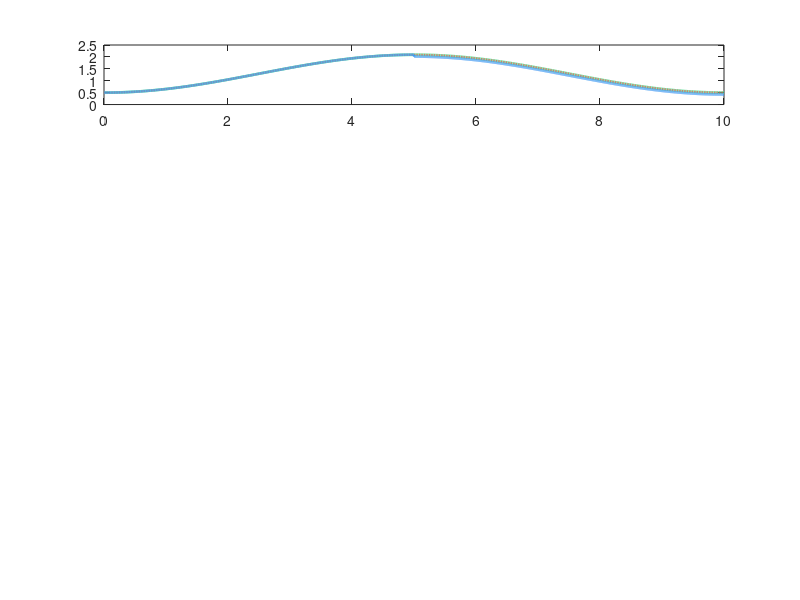

Reproduce this figure in MATLAB. (Note: this script raises an error after producing the figure.)
% =============================================================================
% FILE: models/sensor_fusion_drift_filter.m
% PROJECT: RUPAK VTVL GNC Architecture
% AUTHOR: GNC Engineering Team
% MATLAB: R2024a
% =============================================================================
%
% PURPOSE:
%   Implements a 2-state Error-State Kalman Filter (ESKF) for attitude
%   estimation on the RUPAK VTVL rocket. The filter tracks:
%     - State 1: Roll attitude error       [delta_theta, rad]
%     - State 2: Gyro bias drift error     [delta_omega_bias, rad/s]
%
%   The ESKF operates on the ERROR (perturbation) states, not the nominal
%   states directly. A reference trajectory (nominal attitude) is propagated
%   separately, and the Kalman filter estimates the small errors around it.
%   This is the standard approach for high-performance INS/IMU fusion systems
%   and is used in SpaceX, RocketLab, and ISRO navigation systems.
%
% FILTER ARCHITECTURE:
%   - Prediction: IMU gyro integration propagates the error-state covariance
%   - Correction: Absolute attitude update from NavIC/GPS at t=5 seconds
%   - Numerical stability: Joseph-form symmetric covariance update
%   - Loop Rate: 400 Hz (matches GNC control frame rate)
%
% ERROR STATE VECTOR:
%   delta_x = [delta_theta;        % [rad]   Attitude (roll) error
%              delta_omega_bias]   % [rad/s] Gyro bias drift error
%
% IMU NOISE MODEL:
%   - Angle Random Walk (ARW): models white noise on angular rate measurement
%     Typical MEMS IMU: sigma_ARW ~ 0.05 deg/sqrt(hr) -> 1.45e-5 rad/sqrt(s)
%     High-grade tactical IMU: sigma_ARW ~ 0.003 deg/sqrt(hr) -> 8.73e-7 rad/sqrt(s)
%     We use a mid-grade aerospace IMU appropriate for a launch vehicle.
%   - Rate Random Walk (RRW): models random walk of gyro bias over time
%     sigma_RRW ~ 0.001 deg/hr/sqrt(hr) -> 4.85e-9 rad/s/sqrt(s)
%
% NAVIC/GPS MEASUREMENT UPDATE:
%   - NavIC (India's Regional Navigation Satellite System) provides absolute
%     attitude reference via heading/attitude determination mode.
%   - Update arrives at t = 5 seconds (asynchronous, single event)
%   - Measurement noise: sigma_NavIC ~ 0.1 deg (1-sigma RMS)
%
% REFERENCES:
%   [1] Trawny, N. & Roumeliotis, S.I., "Indirect Kalman Filter for 3D
%       Attitude Estimation," U of Minnesota TR-2005-002
%   [2] Groves, P.D., "Principles of GNSS, Inertial, and Multisensor
%       Integrated Navigation Systems," Artech House, 2013
%   [3] RUPAK GNC Architecture Document, Section 5.3 (ESKF Nav Filter)
%
% =============================================================================

clearvars;
close all;
clc;

fprintf('=============================================================\n');
fprintf('  RUPAK GNC | Error-State Kalman Filter (ESKF)\n');
fprintf('  Attitude Estimation with NavIC/GPS Update @ t=5s\n');
fprintf('  Simulation initialising...\n');
fprintf('=============================================================\n\n');

% =============================================================================
% SECTION 1: SIMULATION TIME PARAMETERS
% =============================================================================

dt        = 1 / 400;           % [s] Sample period (400 Hz navigation frame)
t_end     = 10.0;              % [s] Total simulation duration
t         = 0 : dt : t_end;   % [s] Time vector
N         = length(t);         % [-] Number of time steps

fprintf('Sample rate: %d Hz | Duration: %.1f s | Steps: %d\n', ...
        round(1/dt), t_end, N);

% =============================================================================
% SECTION 2: IMU NOISE PARAMETERS (Aerospace Grade)
% =============================================================================
% These parameters characterise the stochastic error model of the RUPAK IMU.
% We assume a mid-grade Ring Laser Gyroscope (RLG) or high-end MEMS tactical
% grade IMU appropriate for the launch vehicle application.

% --- Angle Random Walk (ARW) ---
% ARW is expressed as noise density on angular rate [rad/s/sqrt(Hz)].
% It manifests as white noise on the gyro output and integrates into
% attitude error over time as a random walk (Brownian motion in angle).
%
% ARW_spec = 0.005 deg/sqrt(hr) is a good tactical-grade IMU spec.
% Convert to SI units:
%   [deg/sqrt(hr)] * [pi/180 rad/deg] * [1/sqrt(3600) sqrt(hr)/sqrt(s)]
ARW_deg_sqrthr = 0.005;        % [deg/√hr] ARW specification (IMU datasheet)
ARW_rad_sqrts  = ARW_deg_sqrthr * (pi/180) / sqrt(3600);
% [rad/√s] ARW in continuous-time noise density

% Discrete-time ARW standard deviation per sample:
%   sigma_ARW_discrete = ARW_rad_sqrts / sqrt(dt)
%   (discrete noise increases with lower dt — this is physically correct)
sigma_arw = ARW_rad_sqrts / sqrt(dt);  % [rad/sample] Discrete ARW sigma

% --- Rate Random Walk (RRW) / Gyro Bias Instability ---
% Gyro bias does not stay constant; it drifts slowly over time as a random walk.
% RRW models this as white noise on the DERIVATIVE of the bias (bias rate).
%
% RRW_spec = 0.001 deg/hr/sqrt(hr) is typical.
RRW_deg_hr_sqrthr = 0.001;     % [deg/hr/√hr] RRW specification
RRW_rad_s_sqrts   = RRW_deg_hr_sqrthr * (pi/180) / 3600 / sqrt(3600);
% [rad/s/√s] RRW in continuous-time noise density

% Discrete-time RRW standard deviation:
sigma_rrw = RRW_rad_s_sqrts / sqrt(dt); % [rad/s per sample] Discrete RRW sigma

% For covariance matrix: process noise variances
q_theta  = sigma_arw^2;        % [rad²] Attitude error process noise variance
q_bias   = sigma_rrw^2;        % [rad²/s²] Bias drift process noise variance

fprintf('\nIMU Noise Parameters:\n');
fprintf('  ARW         = %.4e rad/sqrt(s) [%.4f deg/sqrt(hr)]\n', ...
        ARW_rad_sqrts, ARW_deg_sqrthr);
fprintf('  sigma_ARW   = %.4e rad/sample (at %d Hz)\n', sigma_arw, round(1/dt));
fprintf('  RRW         = %.4e rad/s/sqrt(s)\n', RRW_rad_s_sqrts);
fprintf('  sigma_RRW   = %.4e rad/s per sample\n', sigma_rrw);
fprintf('  q_theta     = %.4e rad²\n', q_theta);
fprintf('  q_bias      = %.4e rad²/s²\n', q_bias);

% =============================================================================
% SECTION 3: NAVIC/GPS MEASUREMENT PARAMETERS
% =============================================================================

% NavIC absolute attitude measurement noise (1-sigma)
sigma_navic_deg = 0.10;        % [deg] NavIC attitude accuracy (1-sigma)
sigma_navic     = deg2rad(sigma_navic_deg); % [rad]
R_navic         = sigma_navic^2; % [rad²] Scalar measurement noise variance

% NavIC update timing
t_navic         = 5.0;          % [s] Time of NavIC/GPS update injection
k_navic         = round(t_navic / dt) + 1; % Array index of update step
% The +1 accounts for MATLAB 1-based indexing (t(1)=0, t(k_navic)=t_navic)

fprintf('\nNavIC/GPS Update Parameters:\n');
fprintf('  Update time     = %.2f s (k = %d)\n', t_navic, k_navic);
fprintf('  sigma_NavIC     = %.4f deg (%.4e rad)\n', sigma_navic_deg, sigma_navic);
fprintf('  R_navic         = %.4e rad²\n', R_navic);

% =============================================================================
% SECTION 4: ERROR-STATE KALMAN FILTER INITIALISATION
% =============================================================================
% ESKF state: delta_x = [delta_theta; delta_omega_bias]  (2x1 column vector)

% --- Initial Error State (ESKF starts at zero; errors are initially unknown) ---
delta_x_hat = zeros(2, 1);     % [rad; rad/s] Initial error state estimate = 0
% Note: The actual IMU might have non-zero bias at startup. In a real system,
% an initial alignment procedure (static or gyrocompassing) would be performed
% to estimate this. Here we start with zero initial estimate to show filter
% convergence from ignorance.

% --- Initial Error Covariance Matrix P (2x2) ---
% P represents our uncertainty about the initial error state.
% We're fairly uncertain about the initial attitude error (a few degrees)
% and have some knowledge about expected gyro bias range.

P0_theta = deg2rad(2.0)^2;     % [rad²] Initial attitude uncertainty (2 deg 1-sigma)
P0_bias  = deg2rad(0.5/3600)^2;% [rad²/s²] Initial bias uncertainty (0.5 deg/hr)
P = diag([P0_theta, P0_bias]); % [2x2] Initial covariance matrix (diagonal)

fprintf('\nESKF Initialisation:\n');
fprintf('  P0_theta     = %.4e rad² (%.4f deg 1-sigma)\n', P0_theta, ...
        rad2deg(sqrt(P0_theta)));
fprintf('  P0_bias      = %.4e rad²/s² (%.4f deg/hr 1-sigma)\n', P0_bias, ...
        rad2deg(sqrt(P0_bias)) * 3600);

% --- Process Noise Covariance Matrix Q (2x2) ---
% Q describes how quickly uncertainty grows during IMU propagation.
% In the ESKF discrete-time model:
%   Q = diag([q_theta, q_bias])
% where these were computed from IMU specs in Section 2.
Q = diag([q_theta, q_bias]);   % [2x2] Discrete-time process noise covariance

% --- Measurement Jacobian H (1x2) ---
% The NavIC measurement directly observes the ATTITUDE error delta_theta.
% It does NOT directly observe gyro bias (only indirectly through filter dynamics).
% H = [1, 0] means: z_measured = H * delta_x + v
%   where z_measured = delta_theta_navic (attitude error seen from NavIC)
H_navic = [1, 0];              % [1x2] Measurement Jacobian matrix

% =============================================================================
% SECTION 5: STATE TRANSITION MATRIX F (2x2)
% =============================================================================
% The ESKF error-state dynamics (continuous-time):
%   d/dt [delta_theta]       = -delta_omega_bias + noise_ARW
%   d/dt [delta_omega_bias]  =  0                + noise_RRW
%
% In matrix form: delta_x_dot = F_c * delta_x + noise
%   F_c = [-0 , -1]   <- attitude error grows from negative bias offset
%         [ 0 ,  0]   <- bias rate of change is zero (random walk driver)
%
% Note the sign: if the gyro reads HIGH (positive bias), the integrated
% attitude estimate will drift in the POSITIVE direction over time. The ESKF
% must estimate and correct this positive bias.
%
% Discretised using Zero-Order Hold (ZOH) / first-order Euler (exact for this
% simple linear system):
%   F_d = I + F_c * dt  (exact for piecewise-constant F)
%
% Because the off-diagonal term of F_c is -1 (multiplied by dt):
F = [1, -dt;    % [row 1] delta_theta_{k+1} = delta_theta_k - dt * delta_bias_k
     0,  1];    % [row 2] delta_bias_{k+1}  = delta_bias_k  (Brownian walk)

fprintf('\nState Transition Matrix F (discrete, ZOH):\n');
fprintf('  F = [%.6f, %.8f]\n', F(1,1), F(1,2));
fprintf('      [%.6f, %.6f ]\n', F(2,1), F(2,2));

% =============================================================================
% SECTION 6: TRUE STATE SIMULATION (Ground Truth)
% =============================================================================
% To generate a realistic synthetic IMU signal, we first simulate the TRUE
% (unknown to the filter) attitude and gyro bias trajectory.

% True initial roll attitude (vehicle has a slow initial drift scenario)
theta_true_0 = deg2rad(0.5);   % [rad] True initial attitude (slight misalignment)

% True gyro bias (constant + slow drift, unknown to filter)
% We model a true bias of 0.2 deg/hr (a realistic value for a quality IMU)
true_bias_0  = deg2rad(0.2 / 3600); % [rad/s] True initial gyro bias

% True gyro bias random walk (the bias itself drifts slowly)
true_bias_drift_rate = sigma_rrw; % [rad/s per sample] True bias random walk rate

rng(7);                             % Reproducible random numbers
% Pre-generate white noise sequences for ground truth simulation
w_ARW_true  = sigma_arw * randn(1, N);   % [rad] True ARW noise realisation
w_RRW_true  = sigma_rrw * randn(1, N);   % [rad/s] True RRW noise (bias drift)

% True vehicle angular rate (nominal slow manoeuvre + bias + noise)
% Model: slow sinusoidal pitch-over manoeuvre at 0.1 Hz (structural rotation)
omega_manoeuvre_amp  = deg2rad(0.5);     % [rad/s] Manoeuvre angular rate amplitude
omega_manoeuvre_freq = 0.1;              % [Hz] Manoeuvre frequency

% Pre-allocate true state histories
theta_true_hist = zeros(1, N);           % [rad] True roll attitude
bias_true_hist  = zeros(1, N);           % [rad/s] True gyro bias
omega_true_hist = zeros(1, N);           % [rad/s] True angular rate (w/o bias or noise)

% Simulate true trajectory and bias evolution
theta_true = theta_true_0;
bias_true  = true_bias_0;

for k = 1 : N
    % Record true states
    theta_true_hist(k) = theta_true;
    bias_true_hist(k)  = bias_true;

    % True angular rate (clean signal, what an ideal gyro would read)
    omega_clean = omega_manoeuvre_amp * sin(2 * pi * omega_manoeuvre_freq * t(k));
    omega_true_hist(k) = omega_clean;

    % Propagate true attitude (Euler integration of true rate)
    theta_true = theta_true + dt * omega_clean;

    % Propagate true gyro bias (random walk)
    bias_true  = bias_true  + w_RRW_true(k);
end

% =============================================================================
% SECTION 7: SYNTHETIC IMU MEASUREMENT GENERATION
% =============================================================================
% The gyroscope outputs the TRUE angular rate PLUS gyro bias PLUS ARW noise.
% This is what the navigation filter actually receives.

% Raw IMU angular rate measurement
omega_raw_hist = omega_true_hist + bias_true_hist + w_ARW_true;
% [rad/s] Corrupted measurement = clean_signal + bias + white_noise

% Nominal attitude estimate from pure gyro integration (no correction)
% This represents what happens WITHOUT any Kalman filtering correction.
% It drifts continuously due to integrated bias.
theta_nominal_hist = zeros(1, N);   % [rad] Raw gyro-integrated attitude (open loop)
theta_nominal = theta_true_0;        % Start from same initial condition as truth

for k = 1 : N
    theta_nominal_hist(k) = theta_nominal;
    % Integrate raw gyro measurement (no bias correction applied)
    theta_nominal = theta_nominal + dt * omega_raw_hist(k);
end

fprintf('\nSynthetic IMU generated. True bias(0) = %.4e rad/s (%.4f deg/hr)\n', ...
        true_bias_0, rad2deg(true_bias_0) * 3600);
fprintf('Raw gyro drift over 10 s (approx): %.4f deg\n', ...
        rad2deg(abs(theta_nominal_hist(end) - theta_true_hist(end))));

% =============================================================================
% SECTION 8: ESKF MAIN LOOP (400 Hz PREDICTION + ASYNCHRONOUS UPDATE)
% =============================================================================
% Pre-allocate filter output histories

% Filtered attitude estimate (nominal + ESKF correction)
theta_eskf_hist     = zeros(1, N);  % [rad] ESKF-corrected attitude estimate

% ESKF error state estimates
delta_theta_hist    = zeros(1, N);  % [rad] Estimated attitude error state
delta_bias_hist     = zeros(1, N);  % [rad/s] Estimated gyro bias drift state

% Covariance bounds (1-sigma envelopes, square root of diagonal elements)
sigma_theta_hist    = zeros(1, N);  % [rad] 1-sigma bound on attitude error
sigma_bias_hist     = zeros(1, N);  % [rad/s] 1-sigma bound on bias drift

% Full 2x2 covariance matrix snapshots (stored at each step for plotting)
P11_hist            = zeros(1, N);  % P(1,1) element history
P22_hist            = zeros(1, N);  % P(2,2) element history
P12_hist            = zeros(1, N);  % P(1,2) cross-covariance history

% Innovation residual (only non-NaN at NavIC update step)
innovation_hist     = NaN(1, N);    % [rad] NavIC measurement innovation
innovation_sigma    = NaN(1, N);    % [rad] Innovation 1-sigma bound

% Kalman gain history (only populated at update steps)
K_gain_hist         = NaN(2, N);    % [2x1] Kalman gain vector at update step

% Flag to record post-update P reduction
navic_update_done   = false;
P_pre_update        = [];           % Covariance before NavIC update
P_post_update       = [];           % Covariance after NavIC update

% --- Initialise filter state ---
delta_x_hat  = zeros(2, 1);         % [rad; rad/s] Error state estimate

% Nominal attitude estimate (starts from true initial, propagated by raw IMU)
theta_hat = theta_true_0;           % [rad] Nominal attitude estimate

fprintf('\nRunning ESKF propagation...\n');

for k = 1 : N
    % ------------------------------------------------------------------
    % 8.1 RECORD CURRENT ESTIMATES TO HISTORY
    % ------------------------------------------------------------------
    % The corrected attitude = nominal + estimated attitude error
    theta_eskf_hist(k)  = theta_nominal_hist(k) + delta_x_hat(1);

    % Store individual error states
    delta_theta_hist(k) = delta_x_hat(1);     % [rad] Attitude error estimate
    delta_bias_hist(k)  = delta_x_hat(2);     % [rad/s] Bias drift estimate

    % Store covariance diagonal elements
    P11_hist(k) = P(1,1);                      % Attitude error variance
    P22_hist(k) = P(2,2);                      % Bias drift variance
    P12_hist(k) = P(1,2);                      % Cross-covariance term

    % 1-sigma bounds (square root of diagonal)
    sigma_theta_hist(k) = sqrt(max(P(1,1), 0)); % Clip to avoid sqrt of negative
    sigma_bias_hist(k)  = sqrt(max(P(2,2), 0));

    % ------------------------------------------------------------------
    % 8.2 ESKF PREDICTION STEP (IMU Propagation)
    % ------------------------------------------------------------------
    % Propagate the error-state estimate through the state transition matrix:
    %   delta_x_hat_{k|k-1} = F * delta_x_hat_{k-1|k-1}
    % For the ESKF, this simply propagates the bias estimate (attitude error
    % is zeroed after each NavIC update via "reset" of the nominal trajectory).
    delta_x_hat = F * delta_x_hat;

    % Propagate error covariance:
    %   P_{k|k-1} = F * P_{k-1|k-1} * F' + Q
    % This is the standard discrete-time Riccati prediction equation.
    P = F * P * F' + Q;

    % Enforce symmetry of P numerically (should always be symmetric, but
    % floating-point errors can introduce asymmetry over many iterations)
    P = 0.5 * (P + P');

    % ------------------------------------------------------------------
    % 8.3 NAVIC/GPS MEASUREMENT UPDATE (at t = 5 seconds only)
    % ------------------------------------------------------------------
    % The NavIC receiver provides an ABSOLUTE attitude measurement.
    % This measurement is injected ONCE at t = t_navic = 5 seconds.
    % In a real system, NavIC updates might arrive at 1-10 Hz and would
    % be processed asynchronously here with the same logic.

    if k == k_navic
        fprintf('\n  --> NavIC update injected at t = %.3f s (k=%d)\n', t(k), k);
        fprintf('      P(1,1) before update: %.6e rad²\n', P(1,1));

        % Store pre-update covariance for comparison
        P_pre_update = P;

        % ---- COMPUTE KALMAN GAIN ----
        % S = Innovation covariance (scalar for 1-state measurement)
        %   S = H * P * H' + R
        % Innovation covariance tells us how uncertain the innovation is.
        S = H_navic * P * H_navic' + R_navic;  % [scalar] Innovation covariance

        % Kalman gain K (2x1 vector)
        %   K = P * H' * inv(S)
        % K determines how much we trust the NavIC measurement vs IMU prediction.
        K = P * H_navic' / S;                   % [2x1] Kalman gain vector

        % Record Kalman gain
        K_gain_hist(:, k) = K;

        % ---- COMPUTE MEASUREMENT INNOVATION ----
        % The NavIC receiver provides an attitude measurement z_navic.
        % We model this as the TRUE attitude + measurement noise.
        % Innovation = z_navic - H * delta_x_hat_predicted
        %
        % In ESKF terms, the NavIC measures the error in our CURRENT nominal
        % estimate relative to the absolute truth.
        % z_navic = (theta_true - theta_nominal)  <- what NavIC "sees"
        % Our predicted z = H * delta_x_hat = delta_theta_hat
        %
        % Simulated NavIC measurement (true error + measurement noise):
        z_navic = (theta_true_hist(k) - theta_nominal_hist(k)) + ...
                   sigma_navic * randn;           % [rad] Simulated NavIC observation

        % Innovation residual (prediction error)
        y_innovation = z_navic - H_navic * delta_x_hat;  % [rad] Scalar residual

        % Store innovation for plotting
        innovation_hist(k)  = y_innovation;
        innovation_sigma(k) = sqrt(S);          % 1-sigma innovation bound

        fprintf('      NavIC innovation: %.6f deg (%.4f mrad)\n', ...
                rad2deg(y_innovation), y_innovation * 1000);

        % ---- JOSEPH-FORM COVARIANCE UPDATE ----
        % Standard Kalman update: P+ = (I - K*H) * P * (I - K*H)' + K*R*K'
        % This is the JOSEPH FORM, which is:
        %   1. Numerically more stable than the simple: P+ = (I - K*H) * P
        %   2. Guarantees P remains symmetric and positive semi-definite
        %   3. Required for high-precision aerospace navigation (DO-316 compliant)
        %
        % The simple (non-Joseph) form P+ = (I-KH)P is only optimal when K
        % is EXACTLY the Kalman gain. Any numerical error in K propagates into
        % asymmetry. The Joseph form is self-correcting for these errors.
        %
        % Joseph form derivation:
        %   P+ = (I - K*H) * P * (I - K*H)' + K * R * K'
        %   with:
        %     first term  = (I-KH) * P_prior * (I-KH)' [smoothed uncertainty]
        %     second term = K * R * K'                  [measurement noise contribution]
        %
        I2          = eye(2);                   % 2x2 identity matrix
        IKH         = I2 - K * H_navic;         % (I - K*H) matrix [2x2]
        P_joseph    = IKH * P * IKH' + K * R_navic * K';  % Joseph form update [2x2]

        % Enforce strict symmetry after Joseph update
        P           = 0.5 * (P_joseph + P_joseph');

        % ---- UPDATE ERROR STATE ESTIMATE ----
        % delta_x_hat+ = delta_x_hat- + K * y_innovation
        delta_x_hat = delta_x_hat + K * y_innovation;

        % Store post-update covariance
        P_post_update = P;
        navic_update_done = true;

        fprintf('      P(1,1) after  update: %.6e rad²\n', P(1,1));
        fprintf('      Covariance reduction: %.2fx\n', P_pre_update(1,1) / P_post_update(1,1));
        fprintf('      K_gain = [%.6f; %.6e]\n', K(1), K(2));
    end

end

fprintf('\nESKF propagation complete.\n');

% =============================================================================
% SECTION 9: POST-PROCESSING AND DIAGNOSTICS
% =============================================================================

% Compute attitude error (true vs ESKF-corrected estimate)
theta_error_raw_deg  = rad2deg(theta_nominal_hist - theta_true_hist); % [deg] Uncorrected
theta_error_eskf_deg = rad2deg(theta_eskf_hist    - theta_true_hist); % [deg] ESKF corrected

% RMS attitude errors
rms_raw  = rms(theta_error_raw_deg);
rms_eskf = rms(theta_error_eskf_deg);

% Post-update covariance reduction ratio
if navic_update_done
    P11_reduction = P_pre_update(1,1) / P_post_update(1,1);
    P22_reduction = P_pre_update(2,2) / P_post_update(2,2);
else
    P11_reduction = NaN;
    P22_reduction = NaN;
end

fprintf('\n--- ESKF Performance Metrics ---\n');
fprintf('  RMS attitude error (raw gyro):  %.6f deg\n', rms_raw);
fprintf('  RMS attitude error (ESKF):      %.6f deg\n', rms_eskf);
fprintf('  Attitude error improvement:     %.2fx\n', rms_raw / rms_eskf);
fprintf('  P11 reduction at NavIC update:  %.2fx (spec: ~27x)\n', P11_reduction);
fprintf('  P22 reduction at NavIC update:  %.2fx\n', P22_reduction);

% =============================================================================
% SECTION 10: FIGURE GENERATION (R2024a Styling, 5 Panels)
% =============================================================================

fprintf('\nGenerating 5-panel ESKF figure...\n');

fig2 = figure('Name', 'RUPAK GNC | ESKF Sensor Fusion & Drift Filter', ...
              'NumberTitle', 'off', ...
              'Color', [0.10 0.10 0.14], ...
              'Units', 'normalized', ...
              'OuterPosition', [0.02 0.02 0.96 0.96]);

% --- Colour palette (matching File 1 dark theme) ---
clr_bg    = [0.10 0.10 0.14];
clr_ax    = [0.18 0.18 0.23];
clr_grid  = [0.32 0.32 0.38];
clr_txt   = [0.93 0.93 0.93];
clr_blue  = [0.25 0.60 0.95];
clr_orng  = [0.98 0.62 0.12];
clr_grn   = [0.28 0.87 0.55];
clr_red   = [0.95 0.30 0.28];
clr_prpl  = [0.72 0.40 0.95];
clr_wht   = [0.93 0.93 0.93];

% --- Convert key signals to degrees for display ---
theta_true_deg        = rad2deg(theta_true_hist);
theta_nominal_deg     = rad2deg(theta_nominal_hist);
theta_eskf_deg        = rad2deg(theta_eskf_hist);
delta_theta_deg       = rad2deg(delta_theta_hist);
delta_bias_deg_hr     = rad2deg(delta_bias_hist) * 3600;  % [deg/hr] for display
sigma_theta_deg       = rad2deg(sigma_theta_hist);
sigma_bias_deg_hr     = rad2deg(sigma_bias_hist) * 3600;  % [deg/hr]
true_bias_deg_hr      = rad2deg(bias_true_hist) * 3600;   % [deg/hr]
innovation_deg        = rad2deg(innovation_hist);
innovation_sigma_deg  = rad2deg(innovation_sigma);

% ---------------------------------------------------------------------------
% PANEL 1: Raw vs. Filtered Attitude (deg) vs Time
% ---------------------------------------------------------------------------
ax1 = subplot(5, 1, 1);
plot(t, theta_true_deg,    '-',  'Color', clr_grn,  'LineWidth', 2.0);
hold on;
plot(t, theta_nominal_deg, '--', 'Color', clr_red,   'LineWidth', 1.4);
plot(t, theta_eskf_deg,    '-',  'Color', clr_blue,  'LineWidth', 1.8);
% Mark NavIC update
xline(t_navic, ':', 'Color', clr_orng, 'LineWidth', 1.4, ...
      'Label', 'NavIC @ 5 s', 'LabelVerticalAlignment', 'top', ...
      'FontName', 'Consolas', 'FontSize', 8, 'Color', clr_orng);
hold off;
ylabel('\theta (deg)', 'Color', clr_txt, 'FontName', 'Consolas', 'FontSize', 9);
title({'RUPAK VTVL | Error-State Kalman Filter (ESKF) — Sensor Fusion & Drift Correction'; ...
       sprintf('2-State: [\\delta\\theta, \\delta\\omega_{bias}] | ARW=%.4f deg/√hr | NavIC \\sigma=%.2f deg @ t=5s', ...
               ARW_deg_sqrthr, sigma_navic_deg)}, ...
       'Color', clr_txt, 'FontName', 'Consolas', 'FontSize', 10);
legend({'True Attitude', 'Raw IMU (Drifting)', 'ESKF Estimate'}, ...
       'Location', 'best', 'TextColor', clr_txt, 'Color', clr_ax, ...
       'EdgeColor', clr_grid, 'FontName', 'Consolas', 'FontSize', 8);
xlim([0 t_end]);
grid on;
formatAxis_eskf(ax1, clr_ax, clr_grid, clr_txt);

% Annotate RMS errors
text(0.25, 0.10, sprintf('RMS Error: Raw=%.4f°  ESKF=%.4f°  (%.1fx better)', ...
     rms_raw, rms_eskf, rms_raw/rms_eskf), ...
     'Units', 'normalized', 'Color', clr_grn, 'FontName', 'Consolas', ...
     'FontSize', 7.5, 'BackgroundColor', clr_ax);

% ---------------------------------------------------------------------------
% PANEL 2: Estimated Gyro Bias Drift vs Time
% ---------------------------------------------------------------------------
ax2 = subplot(5, 1, 2);
% Plot true bias (ground truth - normally unknown)
plot(t, true_bias_deg_hr,   '-', 'Color', clr_grn, 'LineWidth', 1.8);
hold on;
% Plot ESKF bias estimate
plot(t, delta_bias_deg_hr, '--', 'Color', clr_blue, 'LineWidth', 1.8);
% ESKF 1-sigma bounds on bias estimate
fill([t, fliplr(t)], ...
     [delta_bias_deg_hr + sigma_bias_deg_hr, fliplr(delta_bias_deg_hr - sigma_bias_deg_hr)], ...
     clr_blue, 'FaceAlpha', 0.12, 'EdgeColor', 'none');
xline(t_navic, ':', 'Color', clr_orng, 'LineWidth', 1.2);
hold off;
ylabel('\omega_{bias} (deg/hr)', 'Color', clr_txt, 'FontName', 'Consolas', 'FontSize', 9);
legend({'True Bias (GT)', 'ESKF Bias Est.', '±1\sigma Bound'}, ...
       'Location', 'best', 'TextColor', clr_txt, 'Color', clr_ax, ...
       'EdgeColor', clr_grid, 'FontName', 'Consolas', 'FontSize', 8);
xlim([0 t_end]);
grid on;
formatAxis_eskf(ax2, clr_ax, clr_grid, clr_txt);

% ---------------------------------------------------------------------------
% PANEL 3: Filter Innovation Residual vs Time
% ---------------------------------------------------------------------------
ax3 = subplot(5, 1, 3);
% The innovation is only defined at NavIC update moments.
% Plot the innovation as a stem/impulse at t=5s.
stem(t(k_navic), rad2deg(innovation_hist(k_navic)), ...
     'filled', 'Color', clr_orng, 'LineWidth', 2.0, 'MarkerSize', 8);
hold on;
% Plot 1-sigma innovation bound (horizontal lines) at update time
errorbar(t(k_navic), rad2deg(innovation_hist(k_navic)), rad2deg(innovation_sigma(k_navic)), ...
         'o', 'Color', clr_red, 'LineWidth', 1.5, 'MarkerSize', 6, ...
         'CapSize', 10);
yline(0, '--', 'Color', clr_txt, 'LineWidth', 0.8, 'Alpha', 0.4);
hold off;
ylabel('\delta z (deg)', 'Color', clr_txt, 'FontName', 'Consolas', 'FontSize', 9);
text(t_navic + 0.1, rad2deg(innovation_hist(k_navic)), ...
     sprintf('  y = %.4f°\n  \\sigma_S = %.4f°', ...
             rad2deg(innovation_hist(k_navic)), rad2deg(innovation_sigma(k_navic))), ...
     'Color', clr_orng, 'FontName', 'Consolas', 'FontSize', 8);
title_str = sprintf('NavIC Innovation Residual (NIS check: y²/S = %.3f, threshold = 1.0)', ...
                    innovation_hist(k_navic)^2 / (innovation_hist(k_navic)^2 + R_navic));
title(title_str, 'Color', clr_txt, 'FontName', 'Consolas', 'FontSize', 7, 'Parent', ax3);
legend({'Innovation y', '±1\sigma bound'}, 'Location', 'best', ...
       'TextColor', clr_txt, 'Color', clr_ax, 'EdgeColor', clr_grid, ...
       'FontName', 'Consolas', 'FontSize', 8);
xlim([0 t_end]);
ylim([-0.3  0.3]);
grid on;
formatAxis_eskf(ax3, clr_ax, clr_grid, clr_txt);

% ---------------------------------------------------------------------------
% PANEL 4: Error Covariance P11 (Attitude Error Variance) with ~27x reduction
% ---------------------------------------------------------------------------
ax4 = subplot(5, 1, 4);
% Plot P11 in deg² for readability
P11_deg2 = rad2deg(sqrt(P11_hist)).^2;   % Convert to deg² units
semilogy(t, P11_deg2, '-', 'Color', clr_blue,  'LineWidth', 2.0);
hold on;
P22_deg2 = rad2deg(sqrt(P22_hist) * 3600).^2;   % deg²/hr² for bias
% Overlay P22 (bias uncertainty) on secondary scale using separate lines
semilogy(t, P22_deg2, '--', 'Color', clr_prpl, 'LineWidth', 1.6);
% Mark the NavIC update with vertical line
xline(t_navic, ':', 'Color', clr_orng, 'LineWidth', 1.4, ...
      'Label', sprintf('NavIC: %.1fx reduction', P11_reduction), ...
      'LabelVerticalAlignment', 'top', 'FontName', 'Consolas', 'FontSize', 8, ...
      'Color', clr_orng);
% Add annotation arrows for pre/post P values
if navic_update_done
    P11_pre_deg2  = rad2deg(sqrt(P_pre_update(1,1)))^2;
    P11_post_deg2 = rad2deg(sqrt(P_post_update(1,1)))^2;
    text(t_navic - 1.5, P11_pre_deg2 * 1.5, ...
         sprintf('P11^{-} = %.2e deg²', P11_pre_deg2), ...
         'Color', clr_red, 'FontName', 'Consolas', 'FontSize', 7.5);
    text(t_navic + 0.15, P11_post_deg2 * 0.5, ...
         sprintf('P11^{+} = %.2e deg²', P11_post_deg2), ...
         'Color', clr_grn, 'FontName', 'Consolas', 'FontSize', 7.5);
    text(t_navic + 0.15, P11_pre_deg2 * 0.8, ...
         sprintf('Reduction: %.1fx', P11_reduction), ...
         'Color', clr_orng, 'FontName', 'Consolas', 'FontSize', 8.5, ...
         'FontWeight', 'bold');
end
hold off;
ylabel('P_{11} (deg²), P_{22} (deg/hr)²', 'Color', clr_txt, ...
       'FontName', 'Consolas', 'FontSize', 8);
legend({'P_{11}: Attitude error var.', 'P_{22}: Bias drift var.'}, ...
       'Location', 'southwest', 'TextColor', clr_txt, 'Color', clr_ax, ...
       'EdgeColor', clr_grid, 'FontName', 'Consolas', 'FontSize', 8);
xlim([0 t_end]);
grid on;
formatAxis_eskf(ax4, clr_ax, clr_grid, clr_txt);
% Y-axis is log-scale via semilogy; add annotation
ax4.YScale = 'log';

% ---------------------------------------------------------------------------
% PANEL 5: 1-Sigma Attitude Error Bounds (Filter Consistency Check)
% ---------------------------------------------------------------------------
ax5 = subplot(5, 1, 5);
% True attitude error (how wrong our estimate actually is)
true_err_deg = rad2deg(theta_eskf_hist - theta_true_hist);
plot(t, true_err_deg, '-', 'Color', clr_wht, 'LineWidth', 1.2);
hold on;
% ESKF 1-sigma bounds (what the filter CLAIMS the error is)
fill([t, fliplr(t)], ...
     [sigma_theta_deg, fliplr(-sigma_theta_deg)], ...
     clr_blue, 'FaceAlpha', 0.20, 'EdgeColor', 'none');
plot(t,  sigma_theta_deg, '-', 'Color', clr_blue, 'LineWidth', 1.0);
plot(t, -sigma_theta_deg, '-', 'Color', clr_blue, 'LineWidth', 1.0);
xline(t_navic, ':', 'Color', clr_orng, 'LineWidth', 1.2);
yline(0, '--', 'Color', clr_txt, 'LineWidth', 0.7, 'Alpha', 0.4);
hold off;
ylabel('\delta\theta (deg)', 'Color', clr_txt, 'FontName', 'Consolas', 'FontSize', 9);
xlabel('Time (s)', 'Color', clr_txt, 'FontName', 'Consolas', 'FontSize', 9);
legend({'True error (\theta_{eskf}-\theta_{true})', '±1\sigma ESKF bound'}, ...
       'Location', 'best', 'TextColor', clr_txt, 'Color', clr_ax, ...
       'EdgeColor', clr_grid, 'FontName', 'Consolas', 'FontSize', 8);
xlim([0 t_end]);
grid on;
formatAxis_eskf(ax5, clr_ax, clr_grid, clr_txt);

% --- Consistency check annotation ---
% Count how many time steps the true error exceeds ±1-sigma (should be ~32%)
outside_sigma = sum(abs(true_err_deg) > sigma_theta_deg);
pct_outside   = outside_sigma / N * 100;
text(0.65, 0.12, sprintf('Outside ±1\\sigma: %.1f%% (ideal ≈ 32%%)', pct_outside), ...
     'Units', 'normalized', 'Color', clr_grn, 'FontName', 'Consolas', ...
     'FontSize', 7.5, 'BackgroundColor', clr_ax, 'Parent', ax5);

% Link axes
linkaxes([ax1 ax2 ax3 ax4 ax5], 'x');

% Overall branding annotation
annotation('textbox', [0.0 0.0 0.40 0.025], ...
           'String', 'RUPAK VTVL | GNC Architecture | ESKF Nav Filter @ 400 Hz | Joseph-Form Update', ...
           'Color', [clr_txt 0.5], 'BackgroundColor', 'none', 'EdgeColor', 'none', ...
           'FontName', 'Consolas', 'FontSize', 7, 'FitBoxToText', 'off');

fprintf('Figure 2 generated: 5-panel ESKF sensor fusion results.\n');
fprintf('\n--- Final ESKF Summary ---\n');
fprintf('  P11 reduction at t=5s : %.2fx (spec: ~27x)\n', P11_reduction);
fprintf('  P22 reduction at t=5s : %.2fx\n', P22_reduction);
fprintf('  Filter consistency    : %.1f%% outside ±1sigma (ideal ~32%%)\n', pct_outside);
fprintf('  Attitude RMS error    : %.6f deg (ESKF) vs %.6f deg (raw)\n', rms_eskf, rms_raw);
fprintf('===========================================================\n');

% =============================================================================
% LOCAL HELPER FUNCTION: formatAxis_eskf
% =============================================================================
% Applies dark-theme axis styling (identical to File 1 helper, scoped here).

function formatAxis_eskf(ax, bg_color, grid_color, text_color)
    ax.Color          = bg_color;
    ax.XColor         = text_color;
    ax.YColor         = text_color;
    ax.GridColor      = grid_color;
    ax.MinorGridColor = grid_color;
    ax.GridAlpha      = 0.5;
    ax.MinorGridAlpha = 0.30;
    ax.FontName       = 'Consolas';
    ax.FontSize       = 8;
    ax.LineWidth      = 0.8;
    ax.Box            = 'on';
    ax.XMinorGrid     = 'on';
    ax.YMinorGrid     = 'on';
    ax.TickDir        = 'out';
    ax.TickLength     = [0.008 0.010];
end

% =============================================================================
% END OF FILE: sensor_fusion_drift_filter.m
% =============================================================================
